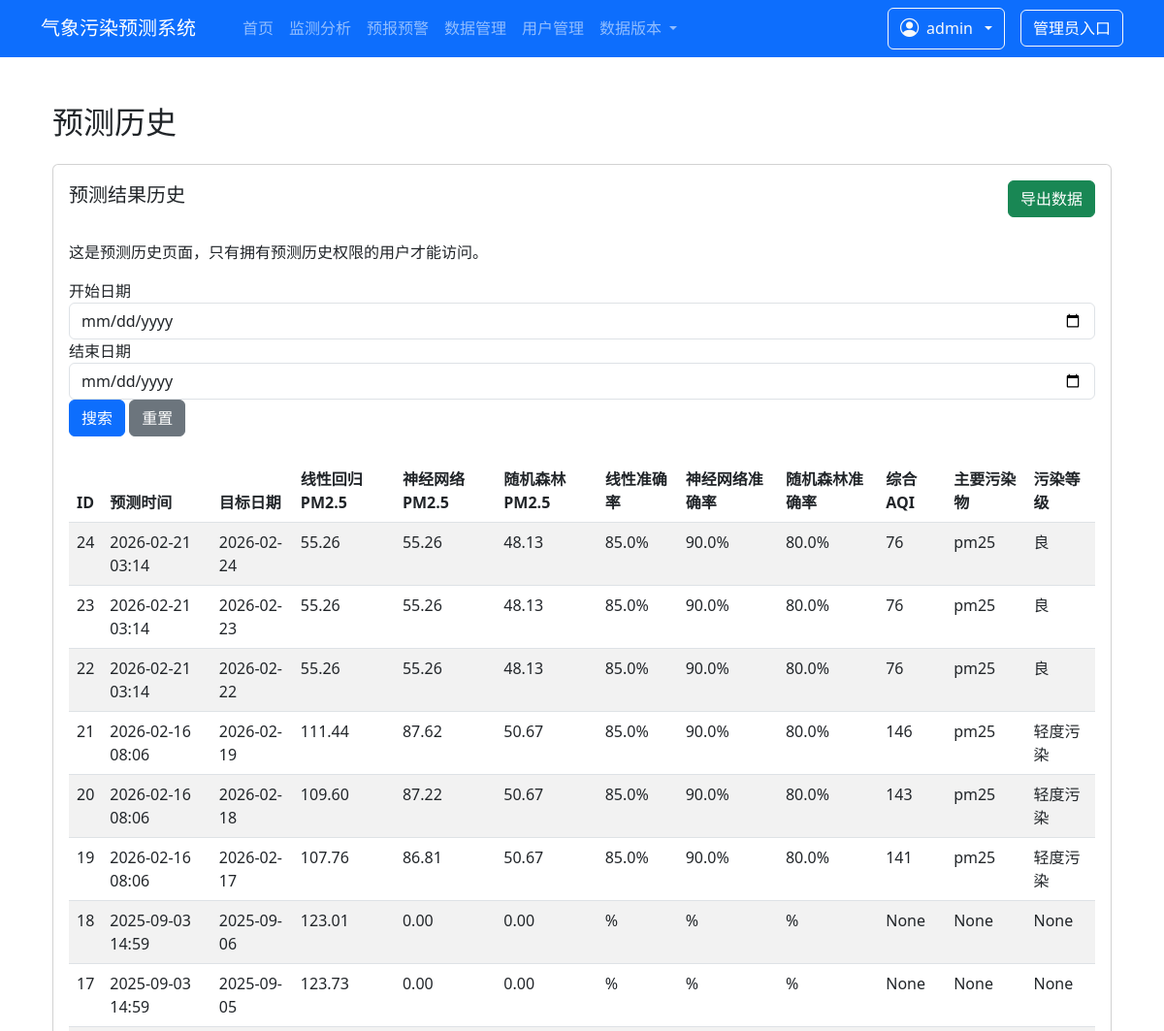
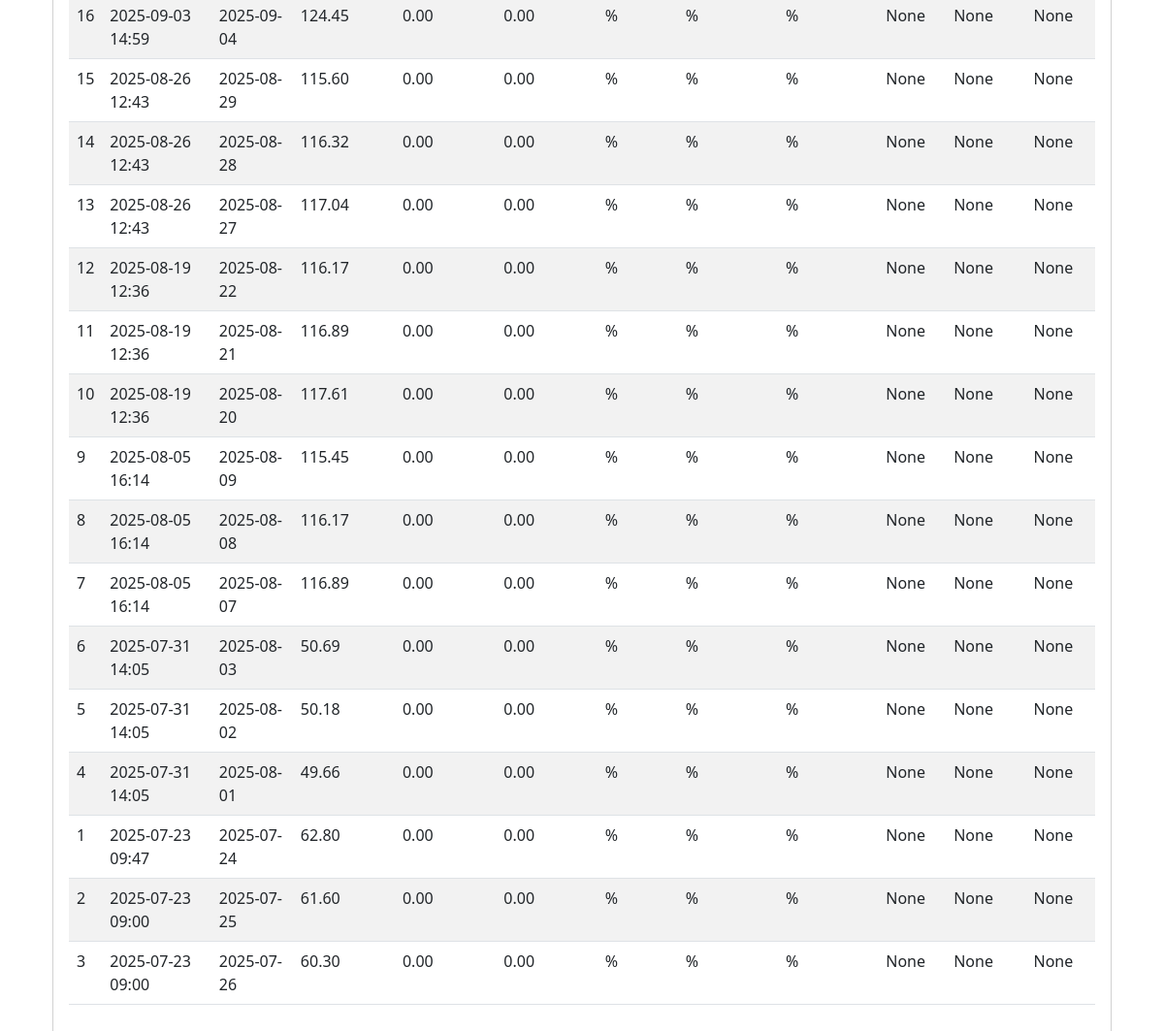
The page /system/prediction-history/ (signed in) on the database its author committed (2 pictures, top to bottom).
### pollution_app/models.py (models this page shows, shortened)
class PredictionResult(models.Model):
    predict_time = models.DateTimeField(verbose_name="预测时间", default=timezone.now)
    target_date = models.DateTimeField(verbose_name="预测目标日期")  # 预测哪一天的污染
    pm25_pred = models.FloatField(verbose_name="PM2.5预测值（线性）")
    pm10_pred = models.FloatField(verbose_name="PM10预测值（线性）")
    no2_pred = models.FloatField(verbose_name="NO₂预测值（线性）")
    so2_pred = models.FloatField(verbose_name="SO₂预测值（线性）")
    o3_pred = models.FloatField(verbose_name="O₃预测值（线性）")
    co_pred = models.FloatField(verbose_name="CO预测值（线性）")
    pm25_nn_pred = models.FloatField(default=0.0, verbose_name="PM2.5预测值（神经网络）")
    pm10_nn_pred = models.FloatField(default=0.0, verbose_name="PM10预测值（神经网络）")
    no2_nn_pred = models.FloatField(default=0.0, verbose_name="NO₂预测值（神经网络）")
    so2_nn_pred = models.FloatField(default=0.0, verbose_name="SO₂预测值（神经网络）")
    o3_nn_pred = models.FloatField(default=0.0, verbose_name="O₃预测值（神经网络）")
    co_nn_pred = models.FloatField(default=0.0, verbose_name="CO预测值（神经网络）")
    pm25_rf_pred = models.FloatField(default=0.0, verbose_name="PM2.5预测值（随机森林）")
    pm10_rf_pred = models.FloatField(default=0.0, verbose_name="PM10预测值（随机森林）")
    no2_rf_pred = models.FloatField(default=0.0, verbose_name="NO₂预测值（随机森林）")
    so2_rf_pred = models.FloatField(default=0.0, verbose_name="SO₂预测值（随机森林）")
    o3_rf_pred = models.FloatField(default=0.0, verbose_name="O₃预测值（随机森林）")
    co_rf_pred = models.FloatField(default=0.0, verbose_name="CO预测值（随机森林）")
    linear_accuracy = models.FloatField(verbose_name="线性回归准确率(%)", null=True, blank=True)
    nn_accuracy = models.FloatField(verbose_name="神经网络准确率(%)", null=True, blank=True)
    rf_accuracy = models.FloatField(verbose_name="随机森林准确率(%)", null=True, blank=True)
    overall_aqi_pred = models.IntegerField(verbose_name="综合AQI预测值", null=True, blank=True)
    main_pollutant_pred = models.CharField(verbose_name="主要污染物预测", max_length=20, null=True, blank=True)
    aqi_level_pred = models.CharField(verbose_name="AQI等级预测", max_length=20, null=True, blank=True)
    linear_rmse = models.JSONField(verbose_name="线性模型RMSE", null=True, blank=True) # 新增
    nn_rmse = models.JSONField(verbose_name="神经网络模型RMSE", null=True, blank=True) # 新增
    class Meta:
        verbose_name = "预测结果"
        verbose_name_plural = "预测结果"

### pollution_app/decorators.py (the view, shortened to what this page needs)
        def wrapper(request, *args, **kwargs):
            if not request.user.is_authenticated:
                if request.headers.get('X-Requested-With') == 'XMLHttpRequest':
                    return JsonResponse({'code': 401, 'message': '请先登录'}, status=401)
                from django.shortcuts import redirect
                return redirect('login')
            if request.user.is_staff:
                return func(request, *args, **kwargs)

### pollution_app/views.py (called while the page is built)
@permission_required('prediction_history')
def prediction_history_view(request):
    start_date = request.GET.get('start_date')
    end_date = request.GET.get('end_date')
    model_type = request.GET.get('model_type')
    query = PredictionResult.objects.all()
    if start_date:
        try:
            query = query.filter(predict_time__date__gte=start_date)
        except:
            pass
    if end_date:
        try:
            query = query.filter(predict_time__date__lte=end_date)
        except:
            pass
    predictions = query.order_by('-predict_time')
    return render(request, 'pollution_app/prediction_history.html', {
        'page_title': '预测历史',
        'predictions': predictions,
        'start_date': start_date,
        'end_date': end_date,
        'model_type': model_type
    })

### pollution_app/templates/pollution_app/prediction_history.html (shortened to what this page needs)
{% extends 'pollution_app/base.html' %}
{% block content %}
<div class="container mt-5">
    <h2>{{ page_title }}</h2>
    <div class="card mt-4">
        <div class="card-body">
            <div class="d-flex justify-content-between align-items-center mb-4">
                <h5 class="card-title">预测结果历史</h5>
                <a href="{% url 'export_prediction_history' %}?start_date={{ start_date }}&end_date={{ end_date }}" class="btn btn-success">导出数据</a>
            </div>
            <p class="card-text">这是预测历史页面，只有拥有预测历史权限的用户才能访问。</p>
            <form method="get" class="form-inline mb-4">
                <div class="form-group mr-3">
                    <label for="startDate" class="mr-2">开始日期</label>
                    <input type="date" class="form-control" id="startDate" name="start_date" value="{{ start_date }}">
                </div>
                <div class="form-group mr-3">
                    <label for="endDate" class="mr-2">结束日期</label>
                    <input type="date" class="form-control" id="endDate" name="end_date" value="{{ end_date }}">
                </div>
                <button type="submit" class="btn btn-primary">搜索</button>
                <a href="{% url 'prediction_history_view' %}" class="btn btn-secondary ml-2">重置</a>
            </form>
            {% if predictions %}
            <div class="table-responsive">
                <table class="table table-striped">
                    <thead>
                        <tr>
                            <th>ID</th>
                            <th>预测时间</th>
                            <th>目标日期</th>
                            <th>线性回归PM2.5</th>
                            <th>神经网络PM2.5</th>
                            <th>随机森林PM2.5</th>
                            <th>线性准确率</th>
                            <th>神经网络准确率</th>
                            <th>随机森林准确率</th>
                            <th>综合AQI</th>
                            <th>主要污染物</th>
                            <th>污染等级</th>
                        </tr>
                    </thead>
                    <tbody>
                        {% for prediction in predictions %}
                        <tr>
                            <td>{{ prediction.id }}</td>
                            <td>{{ prediction.predict_time|date:'Y-m-d H:i' }}</td>
                            <td>{{ prediction.target_date|date:'Y-m-d' }}</td>
                            <td>{{ prediction.pm25_pred|floatformat:2 }}</td>
                            <td>{{ prediction.pm25_nn_pred|floatformat:2 }}</td>
                            <td>{{ prediction.pm25_rf_pred|floatformat:2 }}</td>
                            <td>{{ prediction.linear_accuracy|floatformat:1 }}%</td>
                            <td>{{ prediction.nn_accuracy|floatformat:1 }}%</td>
                            <td>{{ prediction.rf_accuracy|floatformat:1 }}%</td>
                            <td>{{ prediction.overall_aqi_pred }}</td>
                            <td>{{ prediction.main_pollutant_pred }}</td>
                            <td>{{ prediction.aqi_level_pred }}</td>
                        </tr>
                        {% endfor %}
                    </tbody>
                </table>
            </div>
            {% else %}
            <div class="alert alert-info">
                暂无预测历史数据
            </div>
            {% endif %}
        </div>
    </div>
</div>
{% endblock %}

### pollution_app/templates/pollution_app/base.html (shortened to what this page needs)
<!DOCTYPE html>
<html lang="zh-CN">
<head>
    <link href="https://cdn.jsdelivr.net/npm/bootstrap@5.3.0/dist/css/bootstrap.min.css" rel="stylesheet">
    <link rel="stylesheet" href="https://cdn.jsdelivr.net/npm/bootstrap-icons@1.10.5/font/bootstrap-icons.css">
</head>
<body>
    <nav class="navbar navbar-expand-lg navbar-dark bg-primary">
        <div class="container">
            <a class="navbar-brand" href="/">气象污染预测系统</a>
            <div class="collapse navbar-collapse" id="mainNavbar">
                <ul class="navbar-nav me-auto mx-4">
                    <li class="nav-item">
                        <a class="nav-link {% if request.path == '/' %}active{% endif %}" href="/">首页</a>
                    </li>
                    <li class="nav-item">
                        <a class="nav-link {% if '/monitoring/' in request.path %}active{% endif %}"
                           href="{% url 'monitoring_analysis' %}">监测分析</a>
                    </li>
                    <li class="nav-item">
                        <a class="nav-link {% if '/forecast/' in request.path %}active{% endif %}"
                           href="{% url 'air_pollution_forecast' %}">预报预警</a>
                    </li>
                    <li class="nav-item">
                        <a class="nav-link {% if '/data-management/' in request.path %}active{% endif %}"
                           href="{% url 'data_management' %}">数据管理</a>
                    </li>
                    <li class="nav-item">
                        <a class="nav-link {% if '/system/users/' in request.path %}active{% endif %}"
                           href="{% url 'user_management' %}">用户管理</a>
                    </li>
                    <li class="nav-item dropdown">
                        <a class="nav-link dropdown-toggle {% if '/data-version/' in request.path %}active{% endif %}" href="#" role="button" data-bs-toggle="dropdown" aria-expanded="false">
                            数据版本
                        </a>
                    </li>
                </ul>
                <div class="d-flex align-items-center gap-3">
                    {% if user.is_authenticated %}
                        <div class="dropdown">
                            <button class="btn btn-outline-light dropdown-toggle d-flex align-items-center gap-2"
                                    type="button" data-bs-toggle="dropdown" aria-expanded="false">
                                <i class="bi bi-person-circle" style="font-size: 1.2rem;"></i>
                                <span>{{ user.username }}</span>
                            </button>
                        </div>
                    {% else %}
                        <a href="{% url 'login' %}" class="text-white btn btn-outline-light">登录</a>
                    {% endif %}
                    <a href="{% url 'system_settings' %}" class="text-white btn btn-outline-light">管理员入口</a>
                </div>
            </div>
        </div>
    </nav>
    <div class="container">
        {% block content %}{% endblock %}
    </div>
</body>
</html>

### rows shown on the page
PredictionResult: id "24", predict_time "2026-02-21 03:14", target_date "2026-02-24", pm25_pred "55.26", pm25_nn_pred "55.26", pm25_rf_pred "48.13", linear_accuracy "85.0", nn_accuracy "90.0", rf_accuracy "80.0", overall_aqi_pred "76", main_pollutant_pred "pm25", aqi_level_pred "良"
PredictionResult: id "23", predict_time "2026-02-21 03:14", target_date "2026-02-23", pm25_pred "55.26", pm25_nn_pred "55.26", pm25_rf_pred "48.13", linear_accuracy "85.0", nn_accuracy "90.0", rf_accuracy "80.0", overall_aqi_pred "76", main_pollutant_pred "pm25", aqi_level_pred "良"
PredictionResult: id "22", predict_time "2026-02-21 03:14", target_date "2026-02-22", pm25_pred "55.26", pm25_nn_pred "55.26", pm25_rf_pred "48.13", linear_accuracy "85.0", nn_accuracy "90.0", rf_accuracy "80.0", overall_aqi_pred "76", main_pollutant_pred "pm25", aqi_level_pred "良"
PredictionResult: id "21", predict_time "2026-02-16 08:06", target_date "2026-02-19", pm25_pred "111.44", pm25_nn_pred "87.62", pm25_rf_pred "50.67", linear_accuracy "85.0", nn_accuracy "90.0", rf_accuracy "80.0", overall_aqi_pred "146", main_pollutant_pred "pm25", aqi_level_pred "轻度污染"
PredictionResult: id "20", predict_time "2026-02-16 08:06", target_date "2026-02-18", pm25_pred "109.60", pm25_nn_pred "87.22", pm25_rf_pred "50.67", linear_accuracy "85.0", nn_accuracy "90.0", rf_accuracy "80.0", overall_aqi_pred "143", main_pollutant_pred "pm25", aqi_level_pred "轻度污染"
PredictionResult: id "19", predict_time "2026-02-16 08:06", target_date "2026-02-17", pm25_pred "107.76", pm25_nn_pred "86.81", pm25_rf_pred "50.67", linear_accuracy "85.0", nn_accuracy "90.0", rf_accuracy "80.0", overall_aqi_pred "141", main_pollutant_pred "pm25", aqi_level_pred "轻度污染"
PredictionResult: id "18", predict_time "2025-09-03 14:59", target_date "2025-09-06", pm25_pred "123.01", pm25_nn_pred "0.00", pm25_rf_pred "0.00", overall_aqi_pred "None", main_pollutant_pred "None", aqi_level_pred "None"
PredictionResult: id "17", predict_time "2025-09-03 14:59", target_date "2025-09-05", pm25_pred "123.73", pm25_nn_pred "0.00", pm25_rf_pred "0.00", overall_aqi_pred "None", main_pollutant_pred "None", aqi_level_pred "None"
PredictionResult: id "16", predict_time "2025-09-03 14:59", target_date "2025-09-04", pm25_pred "124.45", pm25_nn_pred "0.00", pm25_rf_pred "0.00", overall_aqi_pred "None", main_pollutant_pred "None", aqi_level_pred "None"
PredictionResult: id "15", predict_time "2025-08-26 12:43", target_date "2025-08-29", pm25_pred "115.60", pm25_nn_pred "0.00", pm25_rf_pred "0.00", overall_aqi_pred "None", main_pollutant_pred "None", aqi_level_pred "None"
PredictionResult: id "14", predict_time "2025-08-26 12:43", target_date "2025-08-28", pm25_pred "116.32", pm25_nn_pred "0.00", pm25_rf_pred "0.00", overall_aqi_pred "None", main_pollutant_pred "None", aqi_level_pred "None"
PredictionResult: id "13", predict_time "2025-08-26 12:43", target_date "2025-08-27", pm25_pred "117.04", pm25_nn_pred "0.00", pm25_rf_pred "0.00", overall_aqi_pred "None", main_pollutant_pred "None", aqi_level_pred "None"
PredictionResult: id "12", predict_time "2025-08-19 12:36", target_date "2025-08-22", pm25_pred "116.17", pm25_nn_pred "0.00", pm25_rf_pred "0.00", overall_aqi_pred "None", main_pollutant_pred "None", aqi_level_pred "None"
PredictionResult: id "11", predict_time "2025-08-19 12:36", target_date "2025-08-21", pm25_pred "116.89", pm25_nn_pred "0.00", pm25_rf_pred "0.00", overall_aqi_pred "None", main_pollutant_pred "None", aqi_level_pred "None"
PredictionResult: id "10", predict_time "2025-08-19 12:36", target_date "2025-08-20", pm25_pred "117.61", pm25_nn_pred "0.00", pm25_rf_pred "0.00", overall_aqi_pred "None", main_pollutant_pred "None", aqi_level_pred "None"
PredictionResult: id "9", predict_time "2025-08-05 16:14", target_date "2025-08-09", pm25_pred "115.45", pm25_nn_pred "0.00", pm25_rf_pred "0.00", overall_aqi_pred "None", main_pollutant_pred "None", aqi_level_pred "None"
PredictionResult: id "8", predict_time "2025-08-05 16:14", target_date "2025-08-08", pm25_pred "116.17", pm25_nn_pred "0.00", pm25_rf_pred "0.00", overall_aqi_pred "None", main_pollutant_pred "None", aqi_level_pred "None"
PredictionResult: id "7", predict_time "2025-08-05 16:14", target_date "2025-08-07", pm25_pred "116.89", pm25_nn_pred "0.00", pm25_rf_pred "0.00", overall_aqi_pred "None", main_pollutant_pred "None", aqi_level_pred "None"
PredictionResult: id "6", predict_time "2025-07-31 14:05", target_date "2025-08-03", pm25_pred "50.69", pm25_nn_pred "0.00", pm25_rf_pred "0.00", overall_aqi_pred "None", main_pollutant_pred "None", aqi_level_pred "None"
PredictionResult: id "5", predict_time "2025-07-31 14:05", target_date "2025-08-02", pm25_pred "50.18", pm25_nn_pred "0.00", pm25_rf_pred "0.00", overall_aqi_pred "None", main_pollutant_pred "None", aqi_level_pred "None"
PredictionResult: id "4", predict_time "2025-07-31 14:05", target_date "2025-08-01", pm25_pred "49.66", pm25_nn_pred "0.00", pm25_rf_pred "0.00", overall_aqi_pred "None", main_pollutant_pred "None", aqi_level_pred "None"
PredictionResult: id "1", predict_time "2025-07-23 09:47", target_date "2025-07-24", pm25_pred "62.80", pm25_nn_pred "0.00", pm25_rf_pred "0.00", overall_aqi_pred "None", main_pollutant_pred "None", aqi_level_pred "None"
PredictionResult: id "2", predict_time "2025-07-23 09:00", target_date "2025-07-25", pm25_pred "61.60", pm25_nn_pred "0.00", pm25_rf_pred "0.00", overall_aqi_pred "None", main_pollutant_pred "None", aqi_level_pred "None"
PredictionResult: id "3", predict_time "2025-07-23 09:00", target_date "2025-07-26", pm25_pred "60.30", pm25_nn_pred "0.00", pm25_rf_pred "0.00", overall_aqi_pred "None", main_pollutant_pred "None", aqi_level_pred "None"

### other values the page prints
{{ user.username }} "admin"
{{ page_title }} "预测历史"
